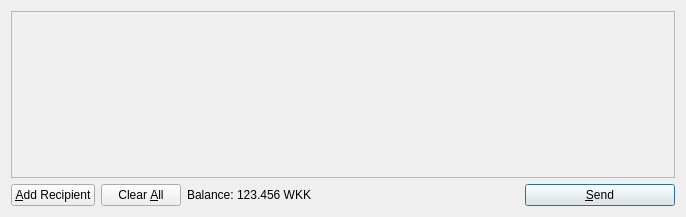
<?xml version="1.0" encoding="UTF-8"?>
<ui version="4.0">
 <class>SendCoinsDialog</class>
 <widget class="QDialog" name="SendCoinsDialog">
  <property name="geometry">
   <rect>
    <x>0</x>
    <y>0</y>
    <width>686</width>
    <height>217</height>
   </rect>
  </property>
  <property name="windowTitle">
   <string>Send Coins</string>
  </property>
  <layout class="QVBoxLayout" name="verticalLayout">
   <item>
    <widget class="QScrollArea" name="scrollArea">
     <property name="widgetResizable">
      <bool>true</bool>
     </property>
     <widget class="QWidget" name="scrollAreaWidgetContents">
      <property name="geometry">
       <rect>
        <x>0</x>
        <y>0</y>
        <width>666</width>
        <height>165</height>
       </rect>
      </property>
      <layout class="QVBoxLayout" name="verticalLayout_2">
       <property name="margin">
        <number>0</number>
       </property>
       <item>
        <layout class="QVBoxLayout" name="entries">
         <property name="spacing">
          <number>6</number>
         </property>
        </layout>
       </item>
       <item>
        <spacer name="verticalSpacer">
         <property name="orientation">
          <enum>Qt::Vertical</enum>
         </property>
         <property name="sizeHint" stdset="0">
          <size>
           <width>20</width>
           <height>40</height>
          </size>
         </property>
        </spacer>
       </item>
      </layout>
     </widget>
    </widget>
   </item>
   <item>
    <layout class="QHBoxLayout" name="horizontalLayout">
     <item>
      <widget class="QPushButton" name="addButton">
       <property name="toolTip">
        <string>Send to multiple recipients at once</string>
       </property>
       <property name="text">
        <string>&amp;Add Recipient</string>
       </property>
       <property name="icon">
        <iconset resource="../bitcoin.qrc">
         <normaloff>:/icons/add</normaloff>:/icons/add</iconset>
       </property>
       <property name="autoDefault">
        <bool>false</bool>
       </property>
      </widget>
     </item>
     <item>
      <widget class="QPushButton" name="clearButton">
       <property name="sizePolicy">
        <sizepolicy hsizetype="Minimum" vsizetype="Fixed">
         <horstretch>0</horstretch>
         <verstretch>0</verstretch>
        </sizepolicy>
       </property>
       <property name="toolTip">
        <string>Remove all transaction fields</string>
       </property>
       <property name="text">
        <string>Clear &amp;All</string>
       </property>
       <property name="icon">
        <iconset resource="../bitcoin.qrc">
         <normaloff>:/icons/remove</normaloff>:/icons/remove</iconset>
       </property>
       <property name="autoRepeatDelay">
        <number>300</number>
       </property>
       <property name="autoDefault">
        <bool>false</bool>
       </property>
      </widget>
     </item>
     <item>
      <layout class="QHBoxLayout" name="horizontalLayout_2">
       <property name="spacing">
        <number>3</number>
       </property>
       <item>
        <widget class="QLabel" name="label">
         <property name="text">
          <string>Balance:</string>
         </property>
        </widget>
       </item>
       <item>
        <widget class="QLabel" name="labelBalance">
         <property name="cursor">
          <cursorShape>IBeamCursor</cursorShape>
         </property>
         <property name="text">
          <string>123.456 WKK</string>
         </property>
         <property name="textInteractionFlags">
          <set>Qt::LinksAccessibleByMouse|Qt::TextSelectableByKeyboard|Qt::TextSelectableByMouse</set>
         </property>
        </widget>
       </item>
      </layout>
     </item>
     <item>
      <spacer name="horizontalSpacer">
       <property name="orientation">
        <enum>Qt::Horizontal</enum>
       </property>
       <property name="sizeHint" stdset="0">
        <size>
         <width>40</width>
         <height>20</height>
        </size>
       </property>
      </spacer>
     </item>
     <item>
      <widget class="QPushButton" name="sendButton">
       <property name="minimumSize">
        <size>
         <width>150</width>
         <height>0</height>
        </size>
       </property>
       <property name="toolTip">
        <string>Confirm the send action</string>
       </property>
       <property name="text">
        <string>&amp;Send</string>
       </property>
       <property name="icon">
        <iconset resource="../bitcoin.qrc">
         <normaloff>:/icons/send</normaloff>:/icons/send</iconset>
       </property>
       <property name="default">
        <bool>true</bool>
       </property>
      </widget>
     </item>
    </layout>
   </item>
  </layout>
 </widget>
 <resources>
  <include location="../bitcoin.qrc"/>
 </resources>
 <connections/>
</ui>
